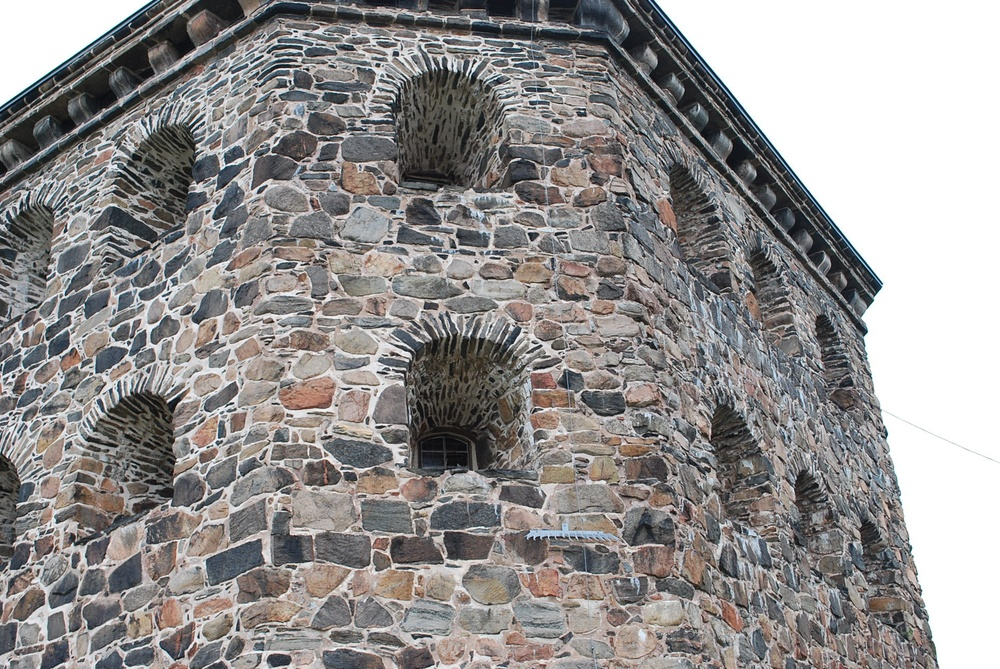
%> input picture assignment3data/kronan1.JPG, 1000 x 669 px, shrunk from 1936 x 1296 before the run
$ octave CExercise2.m   (GNU Octave 9; MATLAB toolbox functions it lacks are replaced by stand-ins)
%> lines starting %> are read from the running program, lines starting %| are printed output that depends on the picture
### assignment3data/triangulate.m
function [M, X3D]=triangulate(xt, P1, P2)
%> called with P1 = [0.00238 0 -2.03 0; 0 0.003 -2 0; 0 0 1 0]
clear X3D;
M={};

[n, kx] = size(xt{1});
eqnbr = 0;
for i=1:kx
    eqnbr = eqnbr+1;
    M{i}=[P1, -xt{1}(:,i), zeros(3, 1); P2, zeros(3, 1), -xt{2}(:,i)];

end
X3D = [];
for j=1:kx
    [UT,ST,VT] = svd(M{j});
    solu = VT(1:4,end);
    X3D = [X3D, solu(1:4,1)];
end

### assignment3data/pflat.m
function [y]=pflat(x);

    for kol=1:size(x,2)
        y(:,kol) = x(:,kol)./x(end,kol);
    end


### assignment3data/CExercise2.m
clear
load FundalMatrix.mat
load compEx1data.mat

P1 = [1 0 0 0; 0 1 0 0; 0 0 1 0];
e2 = null(F')
e2x = [0 -e2(3) e2(2); e2(3) 0 -e2(1); -e2(2) e2(1) 0]
P2 = [e2x*F e2]
%%
nx = x;
nx{1} = N1*x{1};
nx{2} = N2*x{2};
P1n = N1*P1
P2n = N1*P2

[M, X3D] = triangulate(nx, P1n, P2n);

xproj1 = pflat(P1n*X3D);
xproj2 = pflat(P2n*X3D);

nxproj1 = inv(N1)*xproj1;
nxproj2 = inv(N2)*xproj2;
%%
im = imread('kronan1.JPG');
%> im is the input picture: size 669x1000x3 uint8; mean R, G, B 147.1, 144.6, 143.8
imagesc(im)
hold on

plot(nxproj1(1,:), nxproj1(2,:), 'r*')
axis equal
plot(x{1}(1,:), x{1}(2,:), 'o')
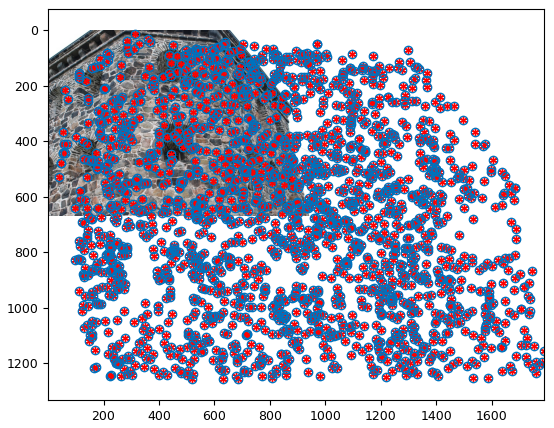
%> figure redrawn from the program's plot data
%%
figure
im = imread('kronan2.JPG');
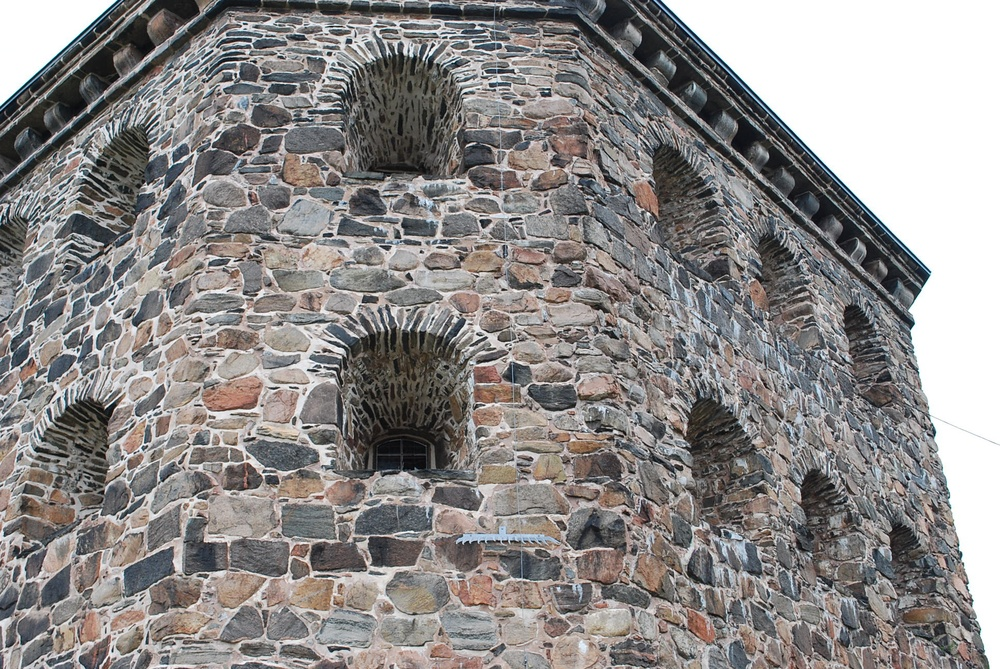
%> input picture assignment3data/kronan2.JPG, 1000 x 669 px, shrunk from 1936 x 1296 before the run
%> im is the input picture: size 669x1000x3 uint8; mean R, G, B 141.3, 138.2, 137.2
imagesc(im)
hold on

plot(nxproj2(1,:), nxproj2(2,:), 'r*')
axis equal
hold on
plot(x{2}(1,:), x{2}(2,:), 'o')
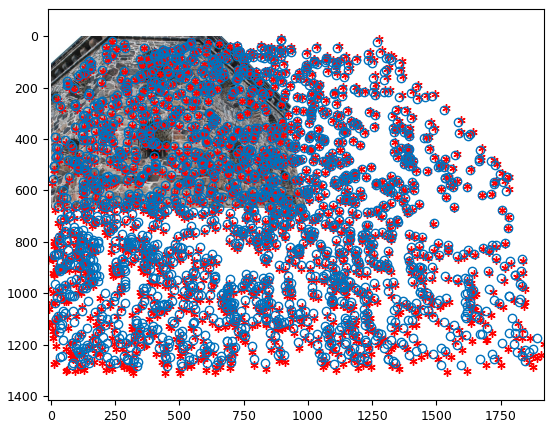
%> figure redrawn from the program's plot data
%%
figure
X3D = pflat(X3D)
plot3(X3D(1,:), X3D(2,:), X3D(3,:), '*')
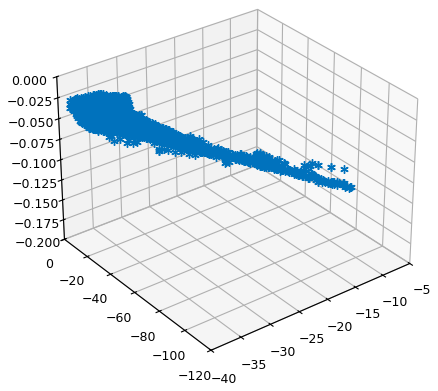
%> figure redrawn from the program's plot data
